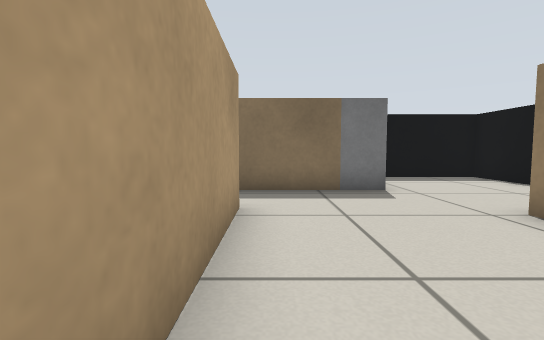
[1] (above)

22 first-person views from a walk through a Gazebo world. The camera is 0.45 m above the floor, tilts 4° down and sees 85° across. The floor is counted in squares, 0.5 m on a side. Each view is taken from the middle of a square. On the plan, view 1 faces up. The plan holds only what a view shows up to about 11 squares ahead; the rest is blank. Simple patterns stand in for the simulator's built-in surfaces. Surface patterns are stand-ins for the level's own textures.

[2]
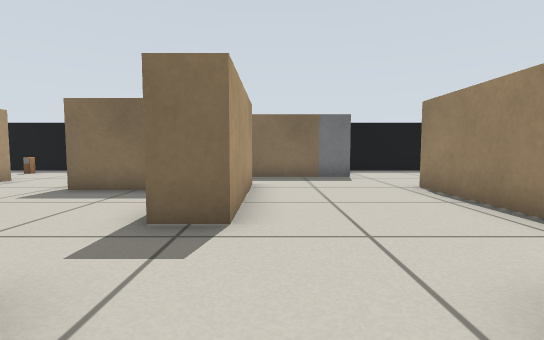

[3]
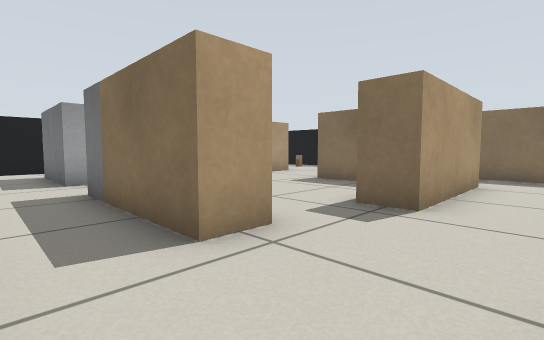

[4]
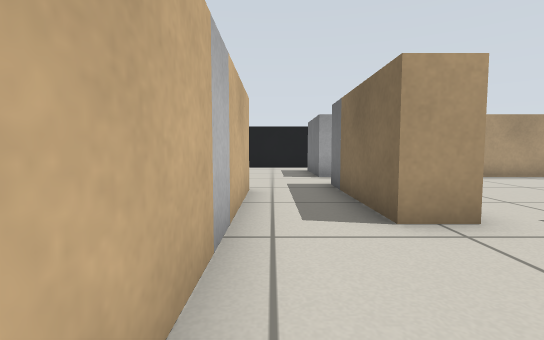

[5]
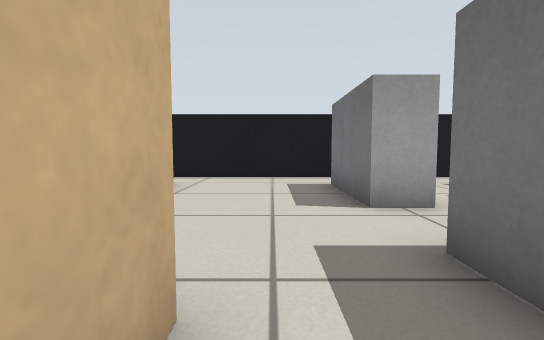

[6]
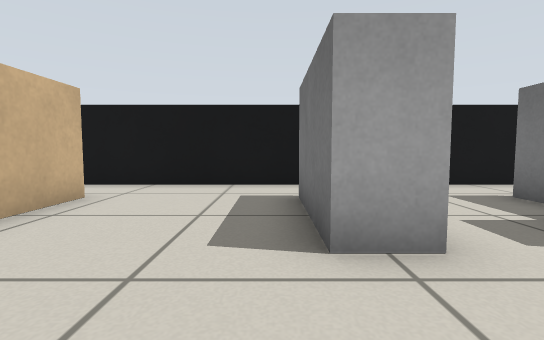

[7]
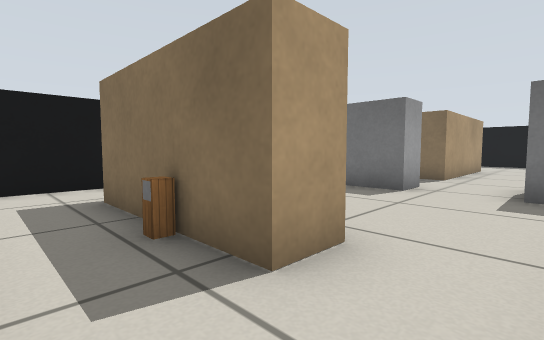

[8]
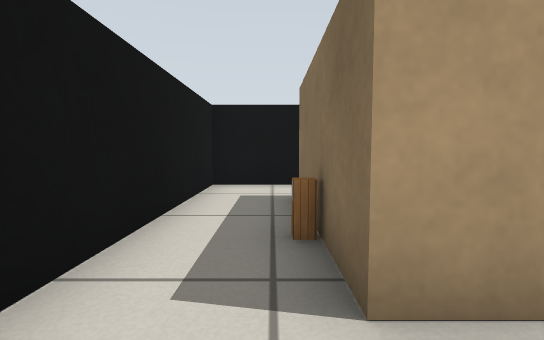

[9]
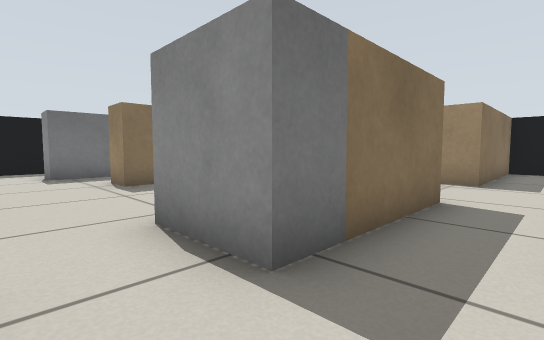

[10]
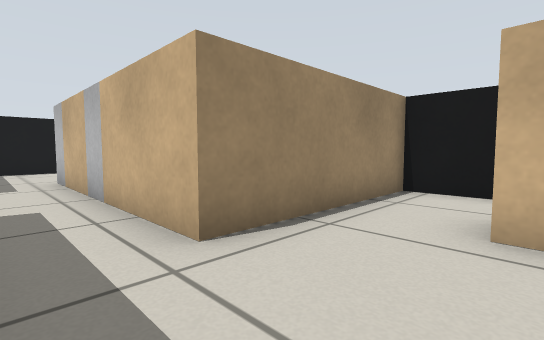

[11]
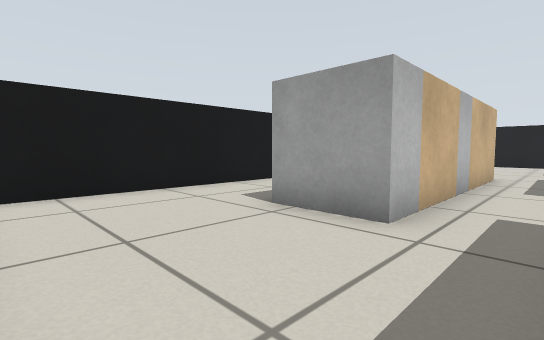

[12]
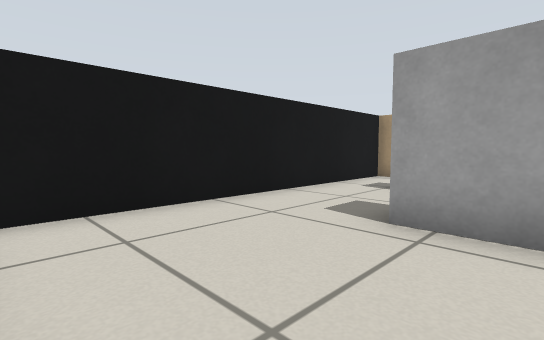

[13]
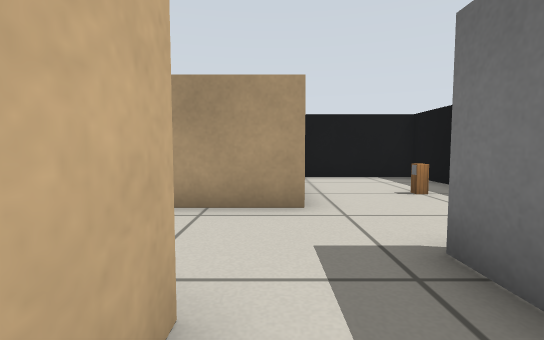

[14]
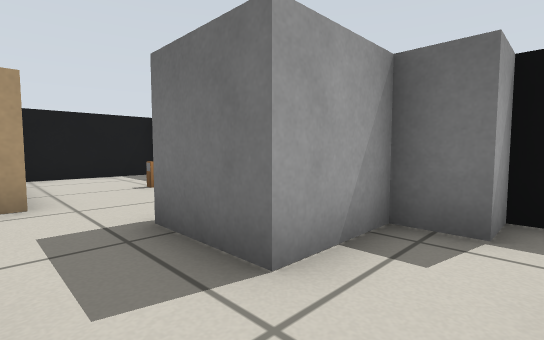

[15]
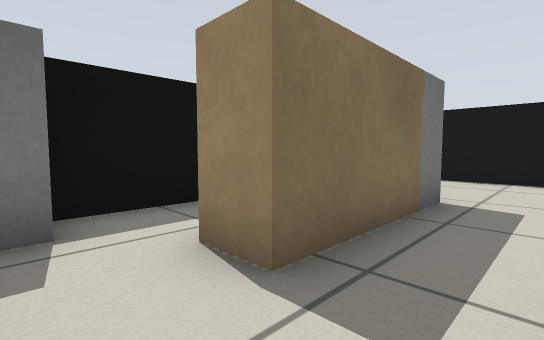

[16]
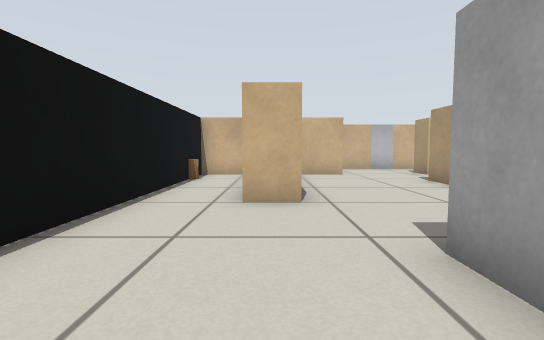

[17]
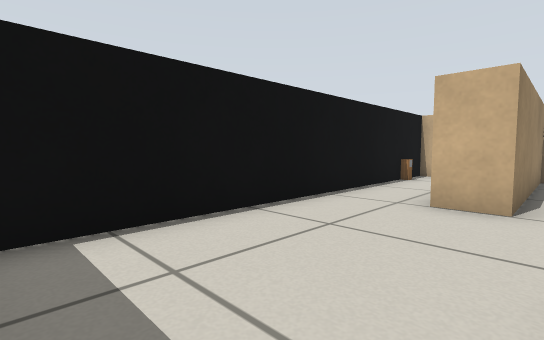

[18]
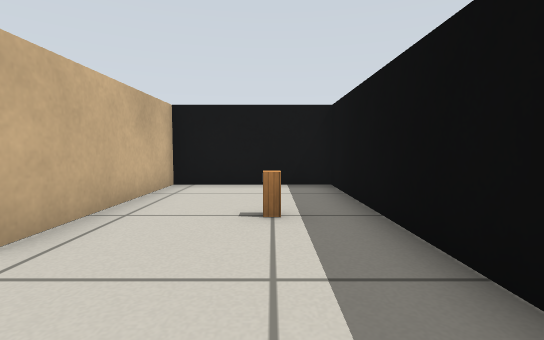

[19]
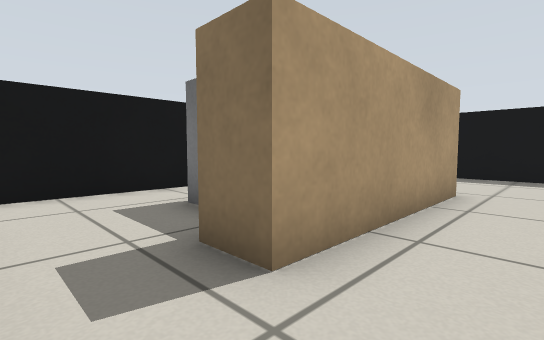

[20]
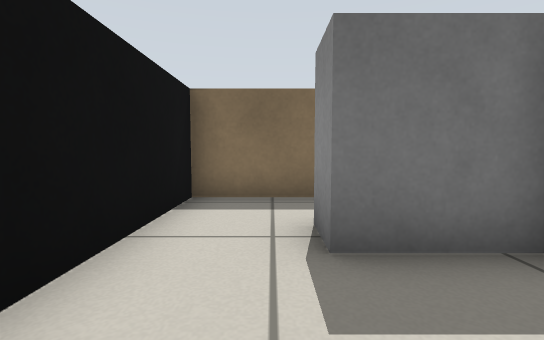

[21]
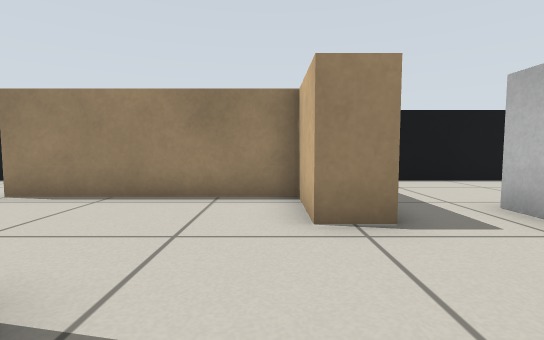

[22]
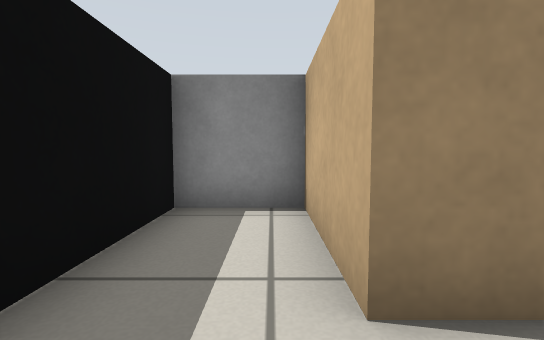

### Floor plan
Points are (right, up) in squares from view 1. A wall is a line through its corners. A room is listed if a view was taken in it or the views show most of it. See-through windows are left out.
Room 1 (views 1, 2, 3, 4, 5, 6, 7, 8, 9, 10, 13, 14, 15, 16, 17, 18, 19, 20, 21, 22)
walls: (-2.8, 3.5) (-4.5, 3.5) (-4.5, 4.5) (-3.5, 4.5); (-1.5, -1.4) (-1.5, -2.5) (-4.5, -2.5); (-7.5, 1.5) (-7.5, 0.5) (-8.5, 0.5); (-0.5, 4.6) (-0.5, 0.5) (-1.5, 0.5); (-10.1, 4.5) (-12.5, 4.5) (-12.5, -9.5) (-4.5, -9.5) (-4.5, -4.5) (1.5, -4.5); (2.5, -2.5) (1.5, -2.5) (1.5, -1.5) (3.5, -1.5) (3.5, 4) (4.5, 4); (1.6, 6.5) (-1.5, 6.5) (-1.5, 7.5) (1.5, 7.5); (-7, -6.5) (-6.5, -6.5) (-6.5, -7.5) (-10.5, -7.5); (-5.1, 9.5) (-12.5, 9.5) (-12.5, 5.5) (-7.5, 5.5) (-7.5, 2.4); (5, -1.5) (6.5, -1.5) (6.5, 9.5) (3.6, 9.5); (-10.5, -6.5) (-8.8, -6.5); (1.5, 9.5) (-2.5, 9.5)
ways out: opening at (2, -3.5) to room 2
objects: grey box (-10, -2) to (-8, -2); grey box (-10, 2) to (-8, 2); pillar (-9, 8); pillar (-8, -8); grey box (-5, -1); grey box (-5, 7) to (-4, 7); grey box (-4, 8) to (-3, 9); grey box (2, 8) to (2, 9); pillar (6, 0)
Room 2 (views 11, 12)
walls: (6.5, -7.6) (6.5, -2.5) (2.5, -2.5); (-3.5, -9) (-3.5, -9.5) (5.9, -9.5)
ways out: opening at (2, -3.5) to room 1
objects: grey box (-1, -7) to (-1, -6); grey box (2, -6)

Where each view was taken, in squares from view 1:
view 1: 0 up, 0 right, facing up
view 2: 3 down, 0 right, facing up
view 3: 4 down, 1 right, facing up-left
view 4: 4 down, 2 right, facing left
view 5: 4 down, 3 left, facing left
view 6: 3 down, 5 left, facing left
view 7: 9 down, 5 left, facing up-left
view 8: 8 down, 5 left, facing left
view 9: 4 down, 7 left, facing up-right
view 10: 3 down, 7 left, facing down-right
view 11: 3 down, 6 right, facing down-left
view 12: 5 down, 6 right, facing down-left
view 13: 5 up, 3 left, facing left
view 14: 5 up, 2 left, facing up-left
view 15: 5 up, 3 left, facing up-right
view 16: 9 up, 4 right, facing down
view 17: 9 up, 3 right, facing down-right
view 18: 8 up, 5 left, facing left
view 19: 1 down, 6 left, facing up-left
view 20: 1 down, 11 left, facing up
view 21: 1 down, 2 left, facing right
view 22: 8 up, 3 left, facing right
